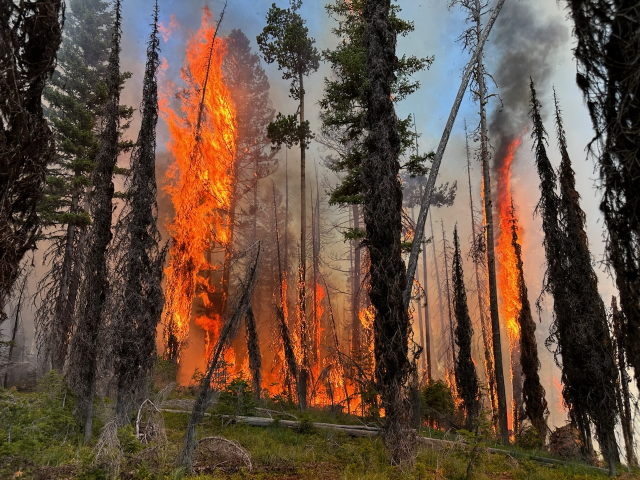
#> input picture img/fire/fire.tiff, 1280 x 960 px (shown at 1/2 size)
$ python map_imgs.py
#> lines starting #> are read from the running program, lines starting #| are printed output that depends on the picture
import numpy as np
import cv2


img = cv2.imread('img/fire/fire.tiff')
#> img is the input picture: shape (960, 1280, 3); mean B, G, R 65.2, 79.4, 100.6

gray = cv2.cvtColor(img,cv2.COLOR_BGR2GRAY)
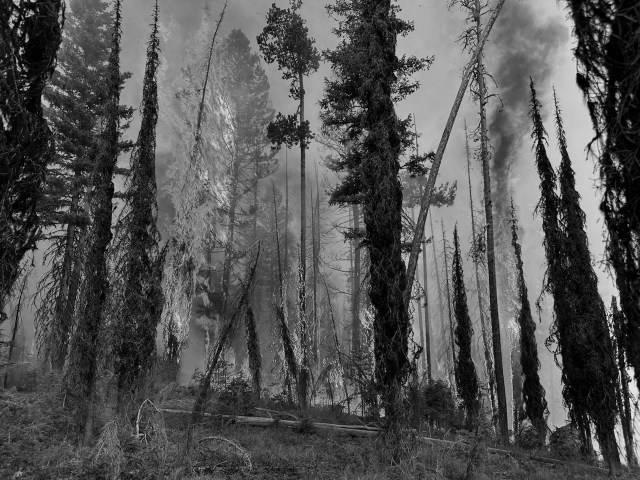
#> gray: shape (960, 1280) (shown at 1/2 size); min 0, max 247, mean 84.1
gray_resize = cv2.resize(gray,(600,400))
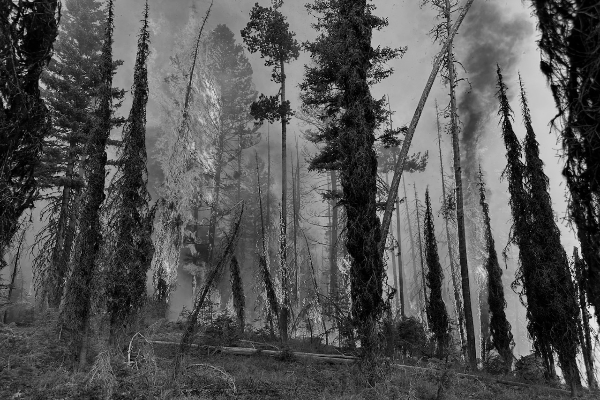
#> gray_resize: shape (400, 600); min 0, max 238, mean 84

gray8 = np.zeros((400,600), dtype=np.uint8())
gray8 = cv2.normalize(gray_resize, gray8, 0 ,255, cv2.NORM_MINMAX)
gray8 = np.uint8(gray8)

inferno_palette = cv2.applyColorMap(gray8,cv2.COLORMAP_INFERNO)
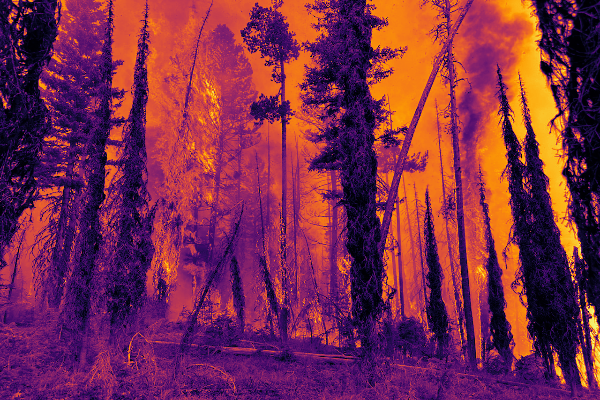
#> inferno_palette: shape (400, 600, 3); mean B, G, R 74.2, 43.1, 122.6
jet_palette = cv2.applyColorMap(gray8,cv2.COLORMAP_JET)
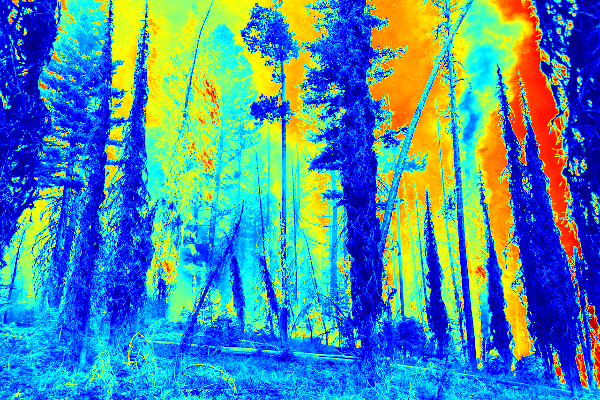
#> jet_palette: shape (400, 600, 3); mean B, G, R 170.5, 141.6, 73.6
viridis_palette = cv2.applyColorMap(gray8,cv2.COLORMAP_VIRIDIS)
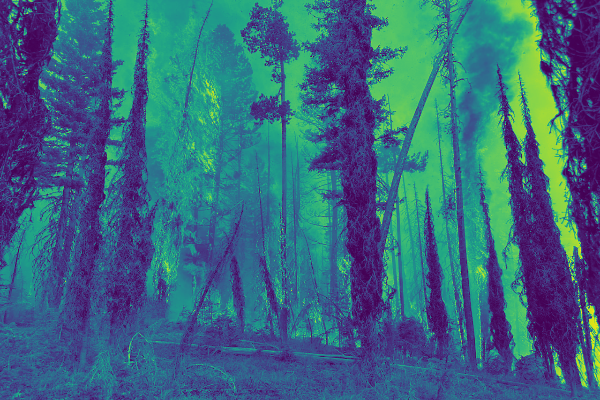
#> viridis_palette: shape (400, 600, 3); mean B, G, R 126.9, 104.3, 57.9

#cv2.imshow("gray8", gray8)
#cv2.imshow("inferno", inferno_palette)
cv2.imshow("jet", jet_palette)
#cv2.imshow("viridis", viridis_palette)

cv2.waitKey(0)

$ run again, with img/fire/ff.jpg saved as img/fire/fire.tiff
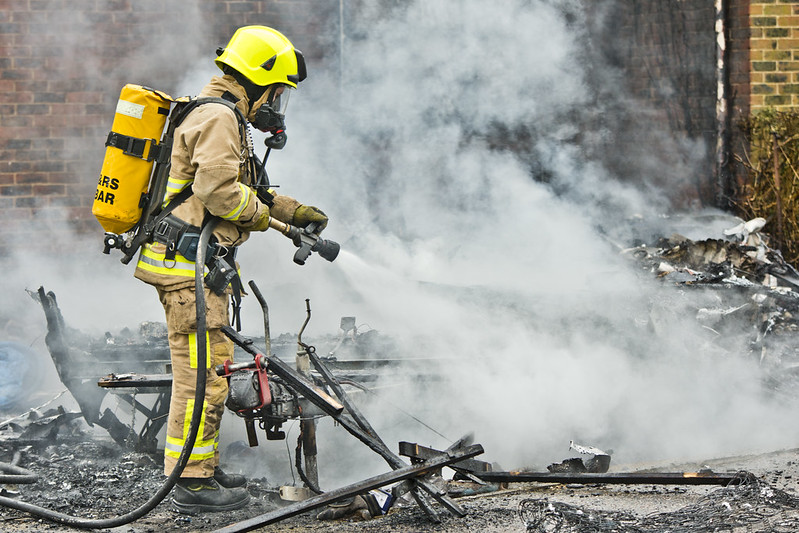
#> input picture img/fire/ff.jpg, 799 x 533 px
#> img is the input picture: shape (533, 799, 3); mean B, G, R 144.9, 153.1, 152.1
#> `jet_palette = cv2.applyColorMap(gray8,cv2.COLORMAP_JET)`:
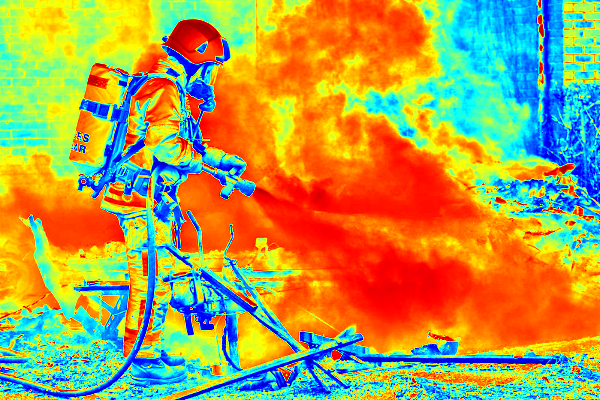
#> jet_palette: shape (400, 600, 3); mean B, G, R 80.3, 157.8, 173.6
#> `viridis_palette = cv2.applyColorMap(gray8,cv2.COLORMAP_VIRIDIS)`:
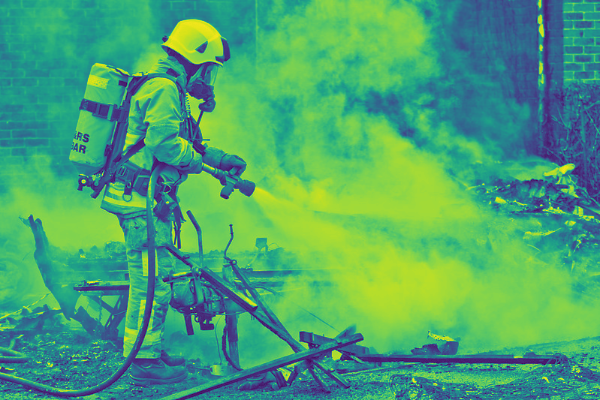
#> viridis_palette: shape (400, 600, 3); mean B, G, R 113.2, 163.2, 75.2
